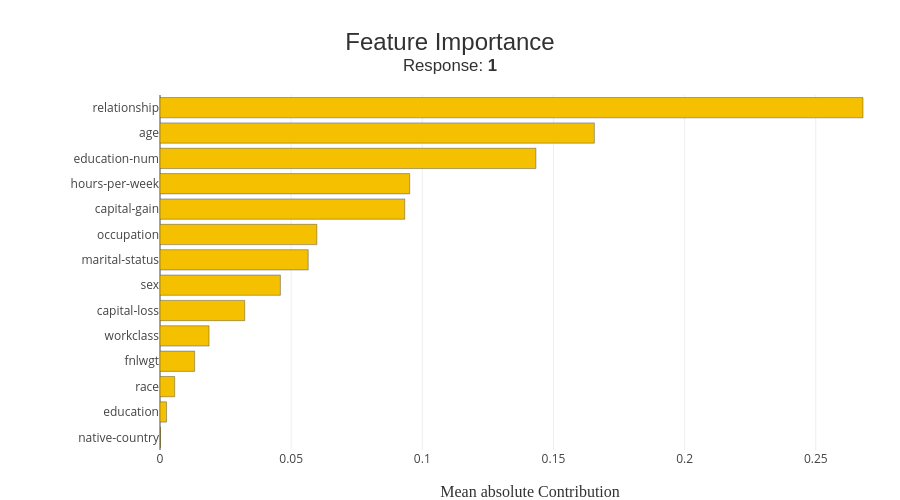

Notebook code for this chart:
### Markdown cell above
#### Display features importance

### Code cell
xpl.plot.features_importance()

### Figure 1 — Plotly figure (JSON) as saved in the notebook; plotly's stock layout.template omitted (floating-point values rounded to 4 significant figures)
{"data": [{"customdata": ["native-country", "education", "race", "fnlwgt", "workclass", "capital-loss", "sex", "marital-status", "occupation", "capital-gain", "hours-per-week", "education-num", "age", "relationship"], "hovertemplate": "Feature: %{customdata}<br />Contribution: %{x:.4f}<extra></extra>", "marker": {"color": ["rgba(244, 192, 0, 1.0)", "rgba(244, 192, 0, 1.0)", "rgba(244, 192, 0, 1.0)", "rgba(244, 192, 0, 1.0)", "rgba(244, 192, 0, 1.0)", "rgba(244, 192, 0, 1.0)", "rgba(244, 192, 0, 1.0)", "rgba(244, 192, 0, 1.0)", "rgba(244, 192, 0, 1.0)", "rgba(244, 192, 0, 1.0)", "rgba(244, 192, 0, 1.0)", "rgba(244, 192, 0, 1.0)", "rgba(244, 192, 0, 1.0)", "rgba(244, 192, 0, 1.0)"], "line": {"color": "rgba(52, 55, 54, 0.8)", "width": 0.5}}, "name": "Global", "orientation": "h", "type": "bar", "x": [0.0002, 0.0025, 0.0056, 0.0132, 0.0187, 0.0323, 0.0459, 0.0565, 0.0598, 0.0933, 0.0952, 0.1433, 0.1656, 0.268], "y": ["native-country", "education", "race", "fnlwgt", "workclass", "capital-loss", "sex", "marital-status", "occupation", "capital-gain", "hours-per-week", "education-num", "age", "relationship"]}], "layout": {"autosize": false, "barmode": "group", "height": 500, "hovermode": "closest", "margin": {"b": 50, "l": 160, "r": 0, "t": 95}, "title": {"font": {"color": "rgb(50, 50, 50)", "family": "Arial", "size": 24}, "text": "Feature Importance<br><sup>Response: <b>1</b></sup>", "x": 0.5, "xanchor": "center", "y": 0.9, "yanchor": "middle"}, "width": 900, "xaxis": {"title": {"font": {"color": "rgb(50, 50, 50)", "family": "Arial Black", "size": 16}, "text": "Mean absolute Contribution"}}, "yaxis": {"automargin": true, "dtick": 1, "tickmode": "array", "ticktext": ["native-country", "education", "race", "fnlwgt", "workclass", "capital-loss", "sex", "marital-status", "occupation", "capital-gain", "hours-per-week", "education-num", "age", "relationship"], "tickvals": ["native-country", "education", "race", "fnlwgt", "workclass", "capital-loss", "sex", "marital-status", "occupation", "capital-gain", "hours-per-week", "education-num", "age", "relationship"], "title": {"font": {"color": "rgb(50, 50, 50)", "family": "Arial Black", "size": 16}}}}}
